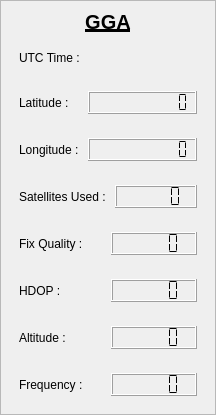
         <widget class="QFrame" name="verticalFrame">
          <property name="frameShape">
           <enum>QFrame::Shape::StyledPanel</enum>
          </property>
          <layout class="QVBoxLayout" name="verticalLayout_13">
           <property name="leftMargin">
            <number>9</number>
           </property>
           <property name="topMargin">
            <number>9</number>
           </property>
           <property name="rightMargin">
            <number>9</number>
           </property>
           <property name="bottomMargin">
            <number>9</number>
           </property>
           <item>
            <widget class="QLabel" name="label_10">
             <property name="font">
              <font>
               <pointsize>15</pointsize>
               <bold>true</bold>
               <underline>true</underline>
              </font>
             </property>
             <property name="text">
              <string>GGA</string>
             </property>
             <property name="alignment">
              <set>Qt::AlignmentFlag::AlignCenter</set>
             </property>
            </widget>
           </item>
           <item>
            <layout class="QHBoxLayout" name="horizontalLayout_39">
             <property name="leftMargin">
              <number>9</number>
             </property>
             <property name="topMargin">
              <number>9</number>
             </property>
             <property name="rightMargin">
              <number>9</number>
             </property>
             <property name="bottomMargin">
              <number>9</number>
             </property>
             <item>
              <widget class="QLabel" name="label_50">
               <property name="text">
                <string>UTC Time :</string>
               </property>
              </widget>
             </item>
             <item>
              <widget class="QLabel" name="label_utcTime_gga">
               <property name="font">
                <font>
                 <pointsize>12</pointsize>
                </font>
               </property>
               <property name="text">
                <string/>
               </property>
               <property name="alignment">
                <set>Qt::AlignmentFlag::AlignCenter</set>
               </property>
              </widget>
             </item>
            </layout>
           </item>
           <item>
            <layout class="QHBoxLayout" name="horizontalLayout_6">
             <property name="leftMargin">
              <number>9</number>
             </property>
             <property name="topMargin">
              <number>9</number>
             </property>
             <property name="rightMargin">
              <number>9</number>
             </property>
             <property name="bottomMargin">
              <number>9</number>
             </property>
             <item>
              <widget class="QLabel" name="label_11">
               <property name="text">
                <string>Latitude :</string>
               </property>
              </widget>
             </item>
             <item>
              <widget class="QLCDNumber" name="lcdNumber_latitude_gga">
               <property name="digitCount">
                <number>10</number>
               </property>
               <property name="segmentStyle">
                <enum>QLCDNumber::SegmentStyle::Flat</enum>
               </property>
              </widget>
             </item>
            </layout>
           </item>
           <item>
            <layout class="QHBoxLayout" name="horizontalLayout_7">
             <property name="leftMargin">
              <number>9</number>
             </property>
             <property name="topMargin">
              <number>9</number>
             </property>
             <property name="rightMargin">
              <number>9</number>
             </property>
             <property name="bottomMargin">
              <number>9</number>
             </property>
             <item>
              <widget class="QLabel" name="label_12">
               <property name="text">
                <string>Longitude : </string>
               </property>
              </widget>
             </item>
             <item>
              <widget class="QLCDNumber" name="lcdNumber_longitude_gga">
               <property name="digitCount">
                <number>10</number>
               </property>
               <property name="segmentStyle">
                <enum>QLCDNumber::SegmentStyle::Flat</enum>
               </property>
              </widget>
             </item>
            </layout>
           </item>
           <item>
            <layout class="QHBoxLayout" name="horizontalLayout_42">
             <property name="leftMargin">
              <number>9</number>
             </property>
             <property name="topMargin">
              <number>9</number>
             </property>
             <property name="rightMargin">
              <number>9</number>
             </property>
             <property name="bottomMargin">
              <number>9</number>
             </property>
             <item>
              <widget class="QLabel" name="label_53">
               <property name="text">
                <string>Satellites Used : </string>
               </property>
              </widget>
             </item>
             <item>
              <widget class="QLCDNumber" name="lcdNumber_satellites_gga">
               <property name="digitCount">
                <number>5</number>
               </property>
               <property name="segmentStyle">
                <enum>QLCDNumber::SegmentStyle::Flat</enum>
               </property>
              </widget>
             </item>
            </layout>
           </item>
           <item>
            <layout class="QHBoxLayout" name="horizontalLayout_47">
             <property name="leftMargin">
              <number>9</number>
             </property>
             <property name="topMargin">
              <number>9</number>
             </property>
             <property name="rightMargin">
              <number>9</number>
             </property>
             <property name="bottomMargin">
              <number>9</number>
             </property>
             <item>
              <widget class="QLabel" name="label_58">
               <property name="text">
                <string>Fix Quality :</string>
               </property>
              </widget>
             </item>
             <item>
              <widget class="QLCDNumber" name="lcdNumber_fixQuality_gga">
               <property name="segmentStyle">
                <enum>QLCDNumber::SegmentStyle::Flat</enum>
               </property>
              </widget>
             </item>
            </layout>
           </item>
           <item>
            <layout class="QHBoxLayout" name="horizontalLayout_43">
             <property name="leftMargin">
              <number>9</number>
             </property>
             <property name="topMargin">
              <number>9</number>
             </property>
             <property name="rightMargin">
              <number>9</number>
             </property>
             <property name="bottomMargin">
              <number>9</number>
             </property>
             <item>
              <widget class="QLabel" name="label_54">
               <property name="text">
                <string>HDOP :</string>
               </property>
              </widget>
             </item>
             <item>
              <widget class="QLCDNumber" name="lcdNumber_hdop_gga">
               <property name="digitCount">
                <number>5</number>
               </property>
               <property name="segmentStyle">
                <enum>QLCDNumber::SegmentStyle::Flat</enum>
               </property>
              </widget>
             </item>
            </layout>
           </item>
           <item>
            <layout class="QHBoxLayout" name="horizontalLayout_44">
             <property name="leftMargin">
              <number>9</number>
             </property>
             <property name="topMargin">
              <number>9</number>
             </property>
             <property name="rightMargin">
              <number>9</number>
             </property>
             <property name="bottomMargin">
              <number>9</number>
             </property>
             <item>
              <widget class="QLabel" name="label_55">
               <property name="text">
                <string>Altitude :</string>
               </property>
              </widget>
             </item>
             <item>
              <widget class="QLCDNumber" name="lcdNumber_altitude_gga">
               <property name="digitCount">
                <number>5</number>
               </property>
               <property name="segmentStyle">
                <enum>QLCDNumber::SegmentStyle::Flat</enum>
               </property>
              </widget>
             </item>
            </layout>
           </item>
           <item>
            <layout class="QHBoxLayout" name="horizontalLayout_45">
             <property name="leftMargin">
              <number>9</number>
             </property>
             <property name="topMargin">
              <number>9</number>
             </property>
             <property name="rightMargin">
              <number>9</number>
             </property>
             <property name="bottomMargin">
              <number>9</number>
             </property>
             <item>
              <widget class="QLabel" name="label_56">
               <property name="text">
                <string>Frequency :</string>
               </property>
              </widget>
             </item>
             <item>
              <widget class="QLCDNumber" name="lcdNumber_frequency_gga">
               <property name="segmentStyle">
                <enum>QLCDNumber::SegmentStyle::Flat</enum>
               </property>
              </widget>
             </item>
            </layout>
           </item>
          </layout>
         </widget>
